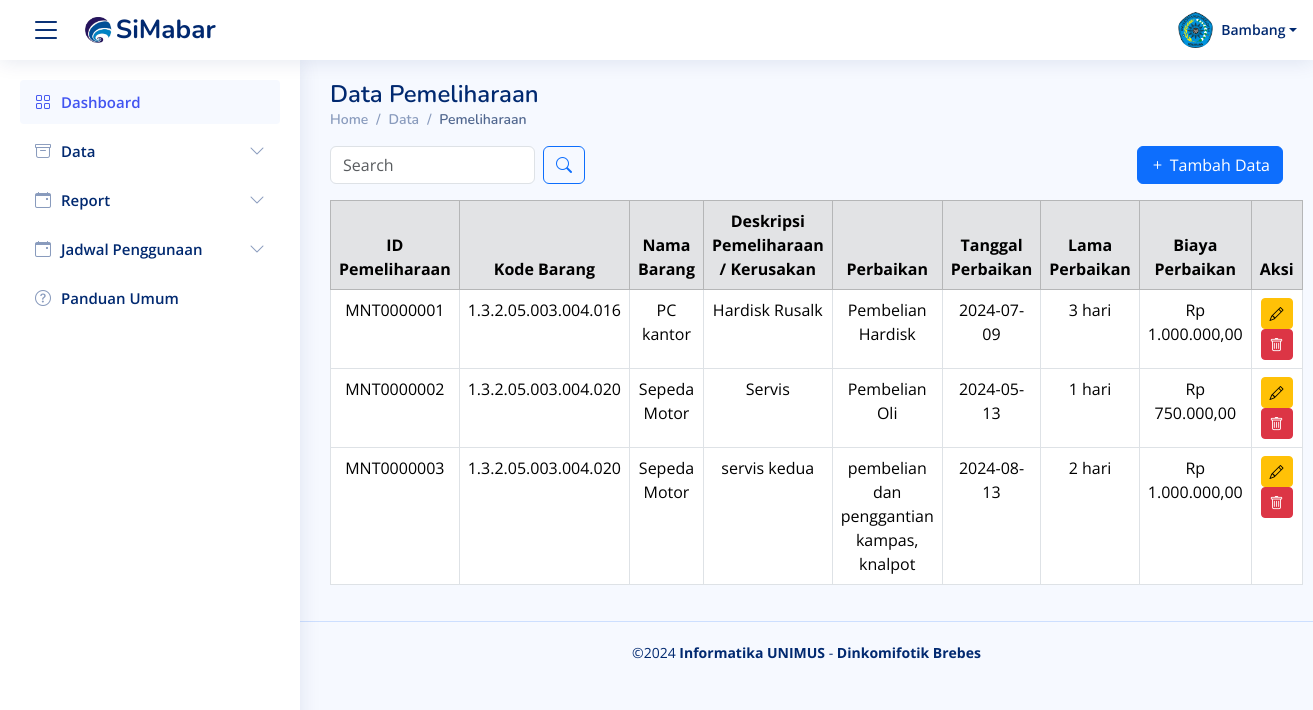
Page /Data_pemeliharaan.php on the committed database.
### tables this page shows
CREATE TABLE `data_pemeliharaan` (
  `id_pemeliharaan` varchar(50) NOT NULL,
  `kode_barang` varchar(50) NOT NULL,
  `desk_pemeliharaan` text DEFAULT NULL,
  `perbaikan` text DEFAULT NULL,
  `tgl_perbaikan` date DEFAULT NULL,
  `lama_perbaikan` varchar(50) DEFAULT NULL,
  `biaya_perbaikan` decimal(15,2) DEFAULT NULL
);

CREATE TABLE `data_barang` (
  `kode_barang` varchar(50) NOT NULL,
  `nama_barang` varchar(100) NOT NULL,
  `no_regristrasi` varchar(50) DEFAULT NULL,
  `kode_pemilik` varchar(50) DEFAULT NULL,
  `ruang_asal` varchar(100) DEFAULT NULL,
  `ruang_sekarang` varchar(100) DEFAULT NULL,
  `bid_ruang` varchar(50) DEFAULT NULL,
  `tempat_ruang` varchar(50) DEFAULT NULL,
  `tgl_pembelian` date DEFAULT NULL,
  `tgl_pembukuan` date DEFAULT NULL,
  `merk` varchar(100) DEFAULT NULL,
  `type` varchar(100) DEFAULT NULL,
  `kategori` varchar(100) DEFAULT NULL,
  `ukuran_CC` varchar(50) DEFAULT NULL,
  `no_pabrik` varchar(50) DEFAULT NULL,
  `no_rangka` varchar(50) DEFAULT NULL,
  `no_bpkb` varchar(50) DEFAULT NULL,
  `bahan` varchar(100) DEFAULT NULL,
  `no_mesin` varchar(50) DEFAULT NULL,
  `no_polisi` varchar(50) DEFAULT NULL,
  `kondisi_barang` varchar(50) DEFAULT NULL,
  `masa_manfaat` varchar(50) DEFAULT NULL,
  `harga_awal` decimal(15,2) DEFAULT NULL,
  `harga_total` decimal(15,2) DEFAULT NULL,
  `keterangan` text DEFAULT NULL,
  `foto_barang` varchar(255) DEFAULT NULL
);

### Data_pemeliharaan.php (the view, shortened to what this page needs)
<?php include("component/header.php"); ?>
<?php include("koneksi/koneksi.php");  ?>
<main id="main" class="main">
  <div class="pagetitle">
    <h1>Data Pemeliharaan</h1>
    <nav>
      <ol class="breadcrumb">
        <li class="breadcrumb-item"><a href="index.html">Home</a></li>
        <li class="breadcrumb-item">Data</li>
        <li class="breadcrumb-item active">Pemeliharaan</li>
      </ol>
    </nav>
  </div>
  <div class="d-flex justify-content-between align-items-center mb-3">
    <form class="search-form d-flex align-items-center" method="POST" action="#">
      <input type="text" name="query" placeholder="Search" title="Enter search keyword" class="form-control me-2">
      <button type="submit" title="Search" class="btn btn-outline-primary"><i class="bi bi-search"></i></button>
    </form>
    <a href="frm_tambah_pemeliharaan.php" class="btn btn-primary">
      <i class="bi bi-plus"></i> Tambah Data
    </a>
  </div>
  <table class="table table-bordered">
    <thead class="table-secondary text-center">
      <tr>
        <th scope="col">ID Pemeliharaan</th>
        <th scope="col">Kode Barang</th>
        <th scope="col">Nama Barang</th>
        <th scope="col">Deskripsi Pemeliharaan / Kerusakan</th>
        <th scope="col">Perbaikan</th>
        <th scope="col">Tanggal Perbaikan</th>
        <th scope="col">Lama Perbaikan</th>
        <th scope="col">Biaya Perbaikan</th>
        <th scope="col">Aksi</th>
      </tr>
    </thead>
    <tbody>
      <?php
      $searchQuery = isset($_POST['query']) ? mysqli_real_escape_string($conn, $_POST['query']) : '';
      $sql = "SELECT dp.*, db.nama_barang, db.harga_awal, (db.harga_awal + dp.biaya_perbaikan) AS harga_total
              FROM data_pemeliharaan dp
              JOIN data_barang db ON dp.kode_barang = db.kode_barang
              WHERE db.nama_barang LIKE '%$searchQuery%' OR dp.kode_barang LIKE '%$searchQuery%'";
      $result = mysqli_query($conn, $sql);
      if (mysqli_num_rows($result) > 0) {
          while ($row = mysqli_fetch_assoc($result)) {
              echo "<tr class='text-center'>
                      <td>{$row['id_pemeliharaan']}</td>
                      <td>{$row['kode_barang']}</td>
                      <td>{$row['nama_barang']}</td>
                      <td>{$row['desk_pemeliharaan']}</td>
                      <td>{$row['perbaikan']}</td>
                      <td>{$row['tgl_perbaikan']}</td>
                      <td>{$row['lama_perbaikan']}</td>
                      <td>Rp " . number_format($row['biaya_perbaikan'], 2, ',', '.') . "</td>
                      <td>
                        <a href='frm_edit_pemeliharaan.php?id_pemeliharaan={$row['id_pemeliharaan']}' class='btn btn-warning btn-sm' data-bs-toggle='tooltip' title='Edit'>
                          <i class='bi bi-pencil'></i>
                        </a>
                        <button class='btn btn-danger btn-sm btn-hapus' data-id_pemeliharaan='{$row['id_pemeliharaan']}' title='Hapus'>
                          <i class='bi bi-trash'></i>
                        </button>
                      </td>
                    </tr>";
          }
      } else {
          echo "<tr><td colspan='9' class='text-center'>Tidak ada data yang cocok</td></tr>";
      }
      ?>
    </tbody>
  </table>
</main>
<?php include("component/footer.php"); ?>

### css/style.css (style rules this page uses)
:root { scroll-behavior: smooth; }
body { font-family: "Open Sans", sans-serif; background: #f6f9ff; color: #444444; }
a { color: #4154f1; text-decoration: none; }
h1, h2, h3, h4, h5, h6 { font-family: "Nunito", sans-serif; }
#main { margin-top: 60px; padding: 20px 30px; transition: all 0.3s; }
.pagetitle { margin-bottom: 10px; }
.pagetitle h1 { font-size: 24px; margin-bottom: 0; font-weight: 600; color: #012970; }
.breadcrumb { font-size: 14px; font-family: "Nunito", sans-serif; color: #899bbd; font-weight: 600; }
.breadcrumb a { color: #899bbd; transition: 0.3s; }
.breadcrumb .breadcrumb-item::before { color: #899bbd; }
.breadcrumb .active { color: #51678f; font-weight: 600; }
@media (min-width: 1200px) { #main, #footer { margin-left: 300px; } }

### rows in the picture
data_pemeliharaan: id_pemeliharaan "MNT0000001", kode_barang "1.3.2.05.003.004.016", kode_barang.nama_barang "PC kantor", desk_pemeliharaan "Hardisk Rusalk", perbaikan "Pembelian Hardisk", tgl_perbaikan "2024-07-09", lama_perbaikan "3 hari", biaya_perbaikan "1.000.000,00"
data_pemeliharaan: id_pemeliharaan "MNT0000002", kode_barang "1.3.2.05.003.004.020", kode_barang.nama_barang "Sepeda Motor", desk_pemeliharaan "Servis", perbaikan "Pembelian Oli", tgl_perbaikan "2024-05-13", lama_perbaikan "1 hari", biaya_perbaikan "750.000,00"
data_pemeliharaan: id_pemeliharaan "MNT0000003", kode_barang "1.3.2.05.003.004.020", kode_barang.nama_barang "Sepeda Motor", desk_pemeliharaan "servis kedua", perbaikan "pembelian dan penggantian kampas, knalpot", tgl_perbaikan "2024-08-13", lama_perbaikan "2 hari", biaya_perbaikan "1.000.000,00"
